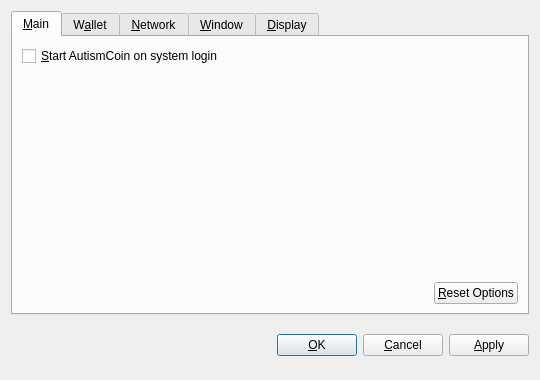
<?xml version="1.0" encoding="UTF-8"?>
<ui version="4.0">
 <class>OptionsDialog</class>
 <widget class="QDialog" name="OptionsDialog">
  <property name="geometry">
   <rect>
    <x>0</x>
    <y>0</y>
    <width>540</width>
    <height>380</height>
   </rect>
  </property>
  <property name="windowTitle">
   <string>Options</string>
  </property>
  <property name="modal">
   <bool>true</bool>
  </property>
  <layout class="QVBoxLayout" name="verticalLayout">
   <item>
    <widget class="QTabWidget" name="tabWidget">
     <property name="tabPosition">
      <enum>QTabWidget::North</enum>
     </property>
     <property name="currentIndex">
      <number>0</number>
     </property>
     <widget class="QWidget" name="tabMain">
      <attribute name="title">
       <string>&amp;Main</string>
      </attribute>
      <layout class="QVBoxLayout" name="verticalLayout_Main">
       <item>
        <widget class="QCheckBox" name="bitcoinAtStartup">
         <property name="toolTip">
          <string>Automatically start AutismCoin after logging in to the system.</string>
         </property>
         <property name="text">
          <string>&amp;Start AutismCoin on system login</string>
         </property>
        </widget>
       </item>
       <item>
        <spacer name="verticalSpacer_Main">
         <property name="orientation">
          <enum>Qt::Vertical</enum>
         </property>
         <property name="sizeHint" stdset="0">
          <size>
           <width>20</width>
           <height>40</height>
          </size>
         </property>
        </spacer>
       </item>
       <item>
        <layout class="QHBoxLayout" name="horizontalLayout_2_Main">
         <item>
          <spacer name="horizontalSpacer_2_Main">
           <property name="orientation">
            <enum>Qt::Horizontal</enum>
           </property>
           <property name="sizeHint" stdset="0">
            <size>
             <width>40</width>
             <height>20</height>
            </size>
           </property>
          </spacer>
         </item>
         <item>
          <widget class="QPushButton" name="resetButton">
           <property name="toolTip">
            <string>Reset all client options to default.</string>
           </property>
           <property name="text">
            <string>&amp;Reset Options</string>
           </property>
           <property name="autoDefault">
            <bool>false</bool>
           </property>
          </widget>
         </item>
        </layout>
       </item>
      </layout>
     </widget>
     <widget class="QWidget" name="tabWallet">
      <attribute name="title">
       <string>W&amp;allet</string>
      </attribute>
      <layout class="QVBoxLayout" name="verticalLayout_Network">
       <item>
        <widget class="QLabel" name="transactionFeeInfoLabel">
         <property name="text">
          <string>Optional transaction fee per kB that helps make sure your transactions are processed quickly. Most transactions are 1 kB.</string>
         </property>
         <property name="textFormat">
          <enum>Qt::PlainText</enum>
         </property>
         <property name="wordWrap">
          <bool>true</bool>
         </property>
        </widget>
       </item>
       <item>
        <layout class="QHBoxLayout" name="horizontalLayout_1_Main">
         <item>
          <widget class="QLabel" name="transactionFeeLabel">
           <property name="text">
            <string>Pay transaction &amp;fee</string>
           </property>
           <property name="textFormat">
            <enum>Qt::PlainText</enum>
           </property>
           <property name="buddy">
            <cstring>transactionFee</cstring>
           </property>
          </widget>
         </item>
         <item>
          <widget class="BitcoinAmountField" name="transactionFee"/>
         </item>
         <item>
          <spacer name="horizontalSpacer_1_Main">
           <property name="orientation">
            <enum>Qt::Horizontal</enum>
           </property>
           <property name="sizeHint" stdset="0">
            <size>
             <width>40</width>
             <height>20</height>
            </size>
           </property>
          </spacer>
         </item>
        </layout>
       </item>
       <item>
        <widget class="QLabel" name="label">
         <property name="text">
          <string>If you disable the spending of unconfirmed change, the change from a transaction cannot be used until that transaction has at least one confirmation. This also affects how your balance is computed.</string>
         </property>
         <property name="wordWrap">
          <bool>true</bool>
         </property>
        </widget>
       </item>
       <item>
        <widget class="QCheckBox" name="spendZeroConfChange">
         <property name="text">
          <string>Spend unconfirmed change  (experts only)</string>
         </property>
        </widget>
       </item>
       <item>
        <spacer name="verticalSpacer">
         <property name="orientation">
          <enum>Qt::Vertical</enum>
         </property>
         <property name="sizeHint" stdset="0">
          <size>
           <width>20</width>
           <height>40</height>
          </size>
         </property>
        </spacer>
       </item>
      </layout>
     </widget>
     <widget class="QWidget" name="tabNetwork">
      <attribute name="title">
       <string>&amp;Network</string>
      </attribute>
      <layout class="QVBoxLayout" name="verticalLayout_Network">
       <item>
        <widget class="QCheckBox" name="mapPortUpnp">
         <property name="toolTip">
          <string>Automatically open the AutismCoin client port on the router. This only works when your router supports UPnP and it is enabled.</string>
         </property>
         <property name="text">
          <string>Map port using &amp;UPnP</string>
         </property>
        </widget>
       </item>
       <item>
        <widget class="QCheckBox" name="connectSocks">
         <property name="toolTip">
          <string>Connect to the AutismCoin network through a SOCKS proxy (e.g. when connecting through Tor).</string>
         </property>
         <property name="text">
          <string>&amp;Connect through SOCKS proxy:</string>
         </property>
        </widget>
       </item>
       <item>
        <layout class="QHBoxLayout" name="horizontalLayout_Network">
         <item>
          <widget class="QLabel" name="proxyIpLabel">
           <property name="text">
            <string>Proxy &amp;IP:</string>
           </property>
           <property name="textFormat">
            <enum>Qt::PlainText</enum>
           </property>
           <property name="buddy">
            <cstring>proxyIp</cstring>
           </property>
          </widget>
         </item>
         <item>
          <widget class="QValidatedLineEdit" name="proxyIp">
           <property name="maximumSize">
            <size>
             <width>140</width>
             <height>16777215</height>
            </size>
           </property>
           <property name="toolTip">
            <string>IP address of the proxy (e.g. 127.0.0.1)</string>
           </property>
          </widget>
         </item>
         <item>
          <widget class="QLabel" name="proxyPortLabel">
           <property name="text">
            <string>&amp;Port:</string>
           </property>
           <property name="textFormat">
            <enum>Qt::PlainText</enum>
           </property>
           <property name="buddy">
            <cstring>proxyPort</cstring>
           </property>
          </widget>
         </item>
         <item>
          <widget class="QLineEdit" name="proxyPort">
           <property name="maximumSize">
            <size>
             <width>55</width>
             <height>16777215</height>
            </size>
           </property>
           <property name="toolTip">
            <string>Port of the proxy (e.g. 9050)</string>
           </property>
          </widget>
         </item>
         <item>
          <widget class="QLabel" name="socksVersionLabel">
           <property name="text">
            <string>SOCKS &amp;Version:</string>
           </property>
           <property name="textFormat">
            <enum>Qt::PlainText</enum>
           </property>
           <property name="buddy">
            <cstring>socksVersion</cstring>
           </property>
          </widget>
         </item>
         <item>
          <widget class="QValueComboBox" name="socksVersion">
           <property name="toolTip">
            <string>SOCKS version of the proxy (e.g. 5)</string>
           </property>
          </widget>
         </item>
         <item>
          <spacer name="horizontalSpacer_Network">
           <property name="orientation">
            <enum>Qt::Horizontal</enum>
           </property>
           <property name="sizeHint" stdset="0">
            <size>
             <width>40</width>
             <height>20</height>
            </size>
           </property>
          </spacer>
         </item>
        </layout>
       </item>
       <item>
        <spacer name="verticalSpacer_Network">
         <property name="orientation">
          <enum>Qt::Vertical</enum>
         </property>
         <property name="sizeHint" stdset="0">
          <size>
           <width>20</width>
           <height>40</height>
          </size>
         </property>
        </spacer>
       </item>
      </layout>
     </widget>
     <widget class="QWidget" name="tabWindow">
      <attribute name="title">
       <string>&amp;Window</string>
      </attribute>
      <layout class="QVBoxLayout" name="verticalLayout_Window">
       <item>
        <widget class="QCheckBox" name="minimizeToTray">
         <property name="toolTip">
          <string>Show only a tray icon after minimizing the window.</string>
         </property>
         <property name="text">
          <string>&amp;Minimize to the tray instead of the taskbar</string>
         </property>
        </widget>
       </item>
       <item>
        <widget class="QCheckBox" name="minimizeOnClose">
         <property name="toolTip">
          <string>Minimize instead of exit the application when the window is closed. When this option is enabled, the application will be closed only after selecting Quit in the menu.</string>
         </property>
         <property name="text">
          <string>M&amp;inimize on close</string>
         </property>
        </widget>
       </item>
       <item>
        <spacer name="verticalSpacer_Window">
         <property name="orientation">
          <enum>Qt::Vertical</enum>
         </property>
         <property name="sizeHint" stdset="0">
          <size>
           <width>20</width>
           <height>40</height>
          </size>
         </property>
        </spacer>
       </item>
      </layout>
     </widget>
     <widget class="QWidget" name="tabDisplay">
      <attribute name="title">
       <string>&amp;Display</string>
      </attribute>
      <layout class="QVBoxLayout" name="verticalLayout_Display">
       <item>
        <layout class="QHBoxLayout" name="horizontalLayout_1_Display">
         <item>
          <widget class="QLabel" name="langLabel">
           <property name="text">
            <string>User Interface &amp;language:</string>
           </property>
           <property name="textFormat">
            <enum>Qt::PlainText</enum>
           </property>
           <property name="buddy">
            <cstring>lang</cstring>
           </property>
          </widget>
         </item>
         <item>
          <widget class="QValueComboBox" name="lang">
           <property name="toolTip">
            <string>The user interface language can be set here. This setting will take effect after restarting AutismCoin.</string>
           </property>
          </widget>
         </item>
        </layout>
       </item>
       <item>
        <layout class="QHBoxLayout" name="horizontalLayout_2_Display">
         <item>
          <widget class="QLabel" name="unitLabel">
           <property name="text">
            <string>&amp;Unit to show amounts in:</string>
           </property>
           <property name="textFormat">
            <enum>Qt::PlainText</enum>
           </property>
           <property name="buddy">
            <cstring>unit</cstring>
           </property>
          </widget>
         </item>
         <item>
          <widget class="QValueComboBox" name="unit">
           <property name="toolTip">
            <string>Choose the default subdivision unit to show in the interface and when sending coins.</string>
           </property>
          </widget>
         </item>
        </layout>
       </item>
       <item>
        <widget class="QCheckBox" name="displayAddresses">
         <property name="toolTip">
          <string>Whether to show AutismCoin addresses in the transaction list or not.</string>
         </property>
         <property name="text">
          <string>&amp;Display addresses in transaction list</string>
         </property>
        </widget>
       </item>
       <item>
        <widget class="QCheckBox" name="coinControlFeatures">
         <property name="toolTip">
          <string>Whether to show coin control features or not.</string>
         </property>
         <property name="text">
          <string>Display coin &amp;control features (experts only!)</string>
         </property>
        </widget>
       </item>
       <item>
        <spacer name="verticalSpacer_Display">
         <property name="orientation">
          <enum>Qt::Vertical</enum>
         </property>
         <property name="sizeHint" stdset="0">
          <size>
           <width>20</width>
           <height>40</height>
          </size>
         </property>
        </spacer>
       </item>
      </layout>
     </widget>
    </widget>
   </item>
   <item>
    <layout class="QHBoxLayout" name="horizontalLayout_Buttons">
     <item>
      <spacer name="horizontalSpacer_1">
       <property name="orientation">
        <enum>Qt::Horizontal</enum>
       </property>
       <property name="sizeHint" stdset="0">
        <size>
         <width>40</width>
         <height>48</height>
        </size>
       </property>
      </spacer>
     </item>
     <item>
      <widget class="QLabel" name="statusLabel">
       <property name="font">
        <font>
         <weight>75</weight>
         <bold>true</bold>
        </font>
       </property>
       <property name="text">
        <string/>
       </property>
       <property name="textFormat">
        <enum>Qt::PlainText</enum>
       </property>
       <property name="wordWrap">
        <bool>true</bool>
       </property>
      </widget>
     </item>
     <item>
      <spacer name="horizontalSpacer_2">
       <property name="orientation">
        <enum>Qt::Horizontal</enum>
       </property>
       <property name="sizeHint" stdset="0">
        <size>
         <width>40</width>
         <height>48</height>
        </size>
       </property>
      </spacer>
     </item>
     <item>
      <widget class="QPushButton" name="okButton">
       <property name="text">
        <string>&amp;OK</string>
       </property>
      </widget>
     </item>
     <item>
      <widget class="QPushButton" name="cancelButton">
       <property name="text">
        <string>&amp;Cancel</string>
       </property>
       <property name="autoDefault">
        <bool>false</bool>
       </property>
      </widget>
     </item>
     <item>
      <widget class="QPushButton" name="applyButton">
       <property name="text">
        <string>&amp;Apply</string>
       </property>
       <property name="autoDefault">
        <bool>false</bool>
       </property>
      </widget>
     </item>
    </layout>
   </item>
  </layout>
 </widget>
 <customwidgets>
  <customwidget>
   <class>BitcoinAmountField</class>
   <extends>QSpinBox</extends>
   <header>bitcoinamountfield.h</header>
  </customwidget>
  <customwidget>
   <class>QValueComboBox</class>
   <extends>QComboBox</extends>
   <header>qvaluecombobox.h</header>
  </customwidget>
  <customwidget>
   <class>QValidatedLineEdit</class>
   <extends>QLineEdit</extends>
   <header>qvalidatedlineedit.h</header>
  </customwidget>
 </customwidgets>
 <resources/>
 <connections/>
</ui>
